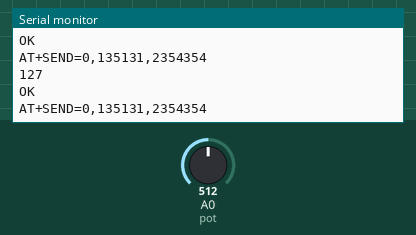
This sketch was run on a simulated Arduino Uno, built with avr-gcc and run on an emulated ATmega328P. On the bench: the last lines printed to the serial monitor. Inputs (shaded band) come from the test bench; at power-on: A0 (pot) = 512. The modem accepts every AT command (registered, SIM ready, sends succeed) and sends nothing else.

Above: at 7.2 s.
7.3 s: A0 (pot) set to 413
At 7.35 s:
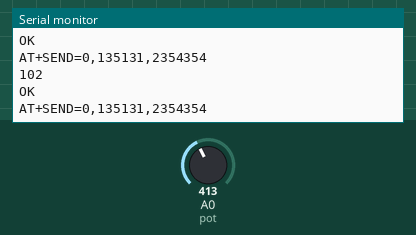
8.8 s: A0 (pot) set to 390
At 8.86 s:
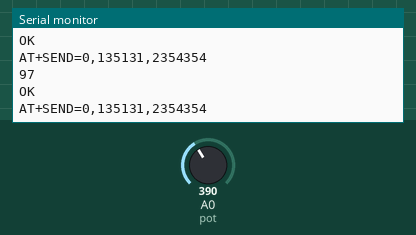
Timing chart, 0 to 11.3 s (numbered marks = the images above; inputs shaded):
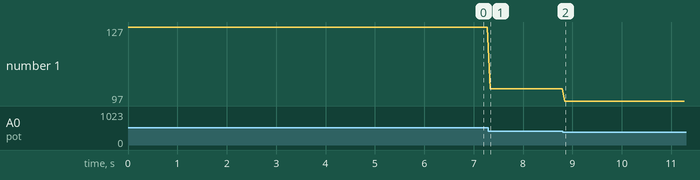

The sketch:

real_tx.ino
```cpp
#include <SoftwareSerial.h>

SoftwareSerial lora(2,3);

int pot = A0;

void setup()
{
  // put your setup code here, to run once: this is  for the transmitter
  Serial.begin(115200);
  lora.begin(115200);
  pinMode(pot, INPUT);
  String cmd = "AT+SEND=0,"+String(135131) +","+ String(2354354)+"\r";
}

void loop()
{
  int val = map(analogRead(pot),0,1024,0,255);
  Serial.println(val);
  String potval = String(val);
  String cmd = "AT+SEND=0,"+String(135131) +","+ String(2354354)+"\r";
  //Serial.println("AT+SEND=0,3,val");
  lora.println(cmd);
  while(lora.available()){
    Serial.write(lora.read());
  }
  Serial.println();
  Serial.println(cmd);
  delay(50);
}
```

Measured:
- after the input at 7.3 s, the serial monitor: prints a new line at once (image 1)
- after the input at 8.8 s, the serial monitor: prints a new line at once (image 2)
- plotted number 1: 127 → 102 after the input at 7.3 s, 102 → 97 after the input at 8.8 s
